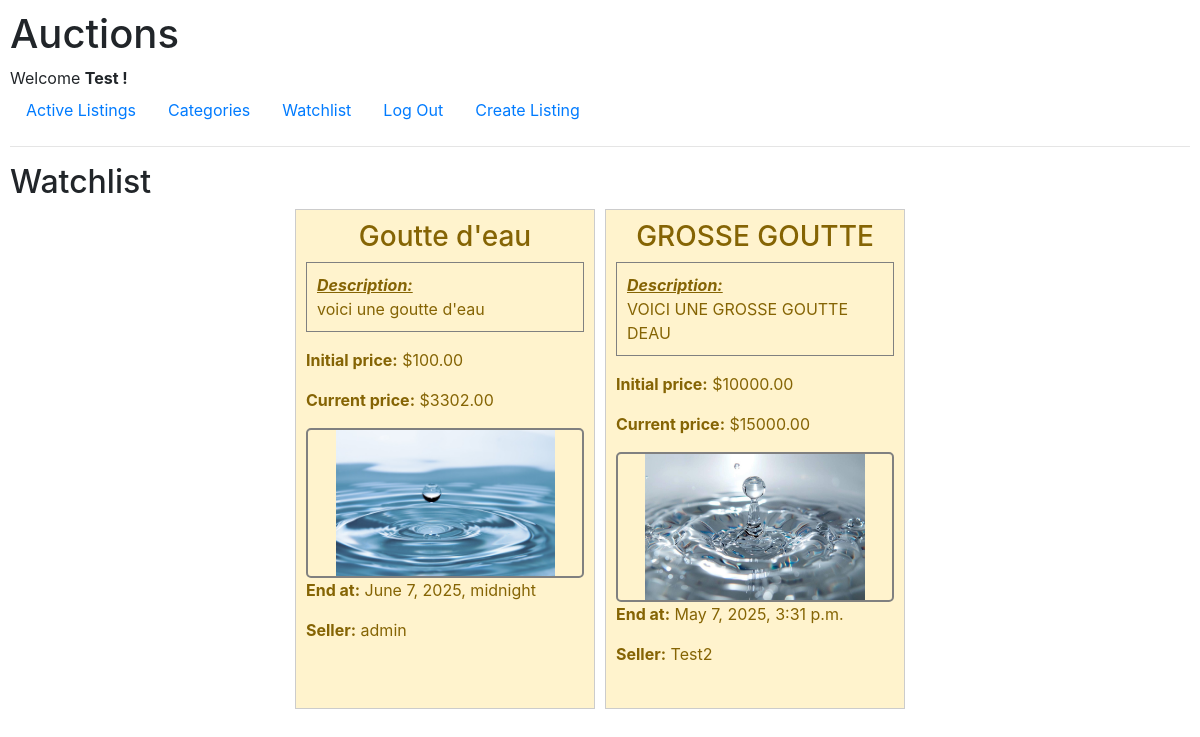
Screenshot of /watchlist (signed in) with the database file from the repository.
### auctions/models.py (models this page shows, shortened)
class User(AbstractUser):
    id = models.AutoField(primary_key=True)
    watchlist = models.ManyToManyField("Listing", blank=True, related_name="watchlisted_by")

class Listing(models.Model):
    id = models.AutoField(primary_key=True)
    owner_id = models.ForeignKey(User, on_delete=models.CASCADE, related_name="listings")
    name = models.CharField(max_length=64)
    description = models.TextField()
    initial_price = models.DecimalField(default=0,max_digits=10, decimal_places=2)
    picture_url = models.ImageField(upload_to='images/', null=True, blank=True)
    created_at = models.DateTimeField(auto_now_add=True)
    end_at = models.DateTimeField()
    bids_count = models.IntegerField(default=0)
    category = models.CharField(default="others", max_length=64)
    last_bid_id = models.ForeignKey("Bid", on_delete=models.SET_NULL, null=True, blank=True)
    is_active = models.BooleanField(default=True)
    winner_id = models.ForeignKey(User, on_delete=models.SET_NULL, null=True, blank=True)

class Bid(models.Model):
    id = models.AutoField(primary_key=True)
    listing_id = models.ForeignKey(Listing, on_delete=models.CASCADE, related_name="bids")
    user_id = models.ForeignKey(User, on_delete=models.CASCADE, related_name="bids")
    amount = models.DecimalField(max_digits=10, decimal_places=2, default=Decimal('0.00'))

### auctions/views.py (the view)
# urls.py: path("watchlist", views.watchlist, name="watchlist"),
def watchlist(request):
    watchlist = request.user.watchlist.all()
    return render(request, "auctions/watchlist.html", {
        "watchlist": watchlist
    })

### auctions/templates/auctions/watchlist.html
{% extends "auctions/layout.html" %}
{% block body %}
<h2>Watchlist</h2>
<div id="listings">
    {% for listing in watchlist %}
        {% if listing.is_active %}
            {% include "auctions/listing_component.html" with listing=listing %}
        {% endif %}
    {% endfor %}
</div>
{% endblock %}

### auctions/templates/auctions/layout.html (shortened to what this page needs)
{% load static %}
<!DOCTYPE html>
<html lang="en">
  <head>
    <link
      rel="stylesheet"
      href="https://stackpath.bootstrapcdn.com/bootstrap/4.4.1/css/bootstrap.min.css"
    />
    <link href="{% static 'auctions/styles.css' %}" rel="stylesheet" />
  </head>
  <body>
    <h1>Auctions</h1>
    <div>
      {% if user.is_authenticated %}
      Welcome <strong>{{ user.username }} !</strong>
      {% else %}
      Not signed in.
      {% endif %}
    </div>
    <ul class="nav">
      <li class="nav-item">
        <a class="nav-link" href="{% url 'index' %}">Active Listings</a>
      </li>
      <li class="nav-item">
        <a class="nav-link" href="{% url 'categories' %}">Categories</a>
      </li>
      {% if user.is_authenticated %}
      <li class="nav-item">
        <a class="nav-link" href="{% url 'watchlist' %}">Watchlist</a>
      </li>
      <li class="nav-item">
        <a class="nav-link" href="{% url 'logout' %}">Log Out</a>
      </li>
      <li class="nav-item">
        <a class="nav-link" href="{% url 'create_listing' %}">Create Listing</a>
      </li>
      {% endif %}
    </ul>
    <hr />
    {% block body %} {% endblock %}
  </body>
</html>

### auctions/templates/auctions/listing_component.html (shortened to what this page needs)
<a href="{% url 'listing' listing.id %}">
  <div class="listing {% if listing in user.watchlist.all %}alert-warning{% endif %}">
    <h3>{{ listing.name | default:"no name" | capfirst }}</h3>
    <p class="listing-description"> <em style="font-weight: bold; text-decoration: underline;">Description:</em> <br>{{ listing.description}}</p>
    <p><b>Initial price:</b> ${{ listing.initial_price }}</p>
    {% if listing.last_bid_id %}
    <p><b>Current price:</b> ${{ listing.last_bid_id.amount }}</p>
    {% else %}
    <p><b>Current price:</b> ${{ listing.initial_price }}</p>
    {% endif %}
    {% if listing.picture_url %}
        <img src='{{ listing.picture_url.url }}' alt="{{ listing.name }}">
    {% else %}
        {% load static %}
    {% endif %}
    <p><b>End at:</b> {{ listing.end_at }}</p>
    <p><b>Seller:</b> {{ listing.owner_id.username }}</p>
  </div>
</a>

### auctions/static/auctions/styles.css (style rules this page uses)
body { padding: 10px; height: 600px; }
#listings { display: flex; flex-wrap: wrap; gap: 10px; justify-content: center; }
#listings a { text-decoration: inherit; color: inherit; }
.listing { border: 1px solid #ccc; padding: 10px; margin-bottom: 10px; width: 300px; height: 500px; }
.listing h3 { text-align: center; }
.listing-description { border: 1px solid grey; padding: 10px; }
.listing img { width: 100%; height: 200px; max-height: 150px; border: 2px solid grey; object-fit: contain; border-radius: 5px; }

### rows the page displays
User: username "Test"
Listing: name "Goutte d'eau", description "voici une goutte d'eau", initial_price "100.00", last_bid_id.amount "3302.00", picture_url (picture), end_at "June 7, 2025, midnight", owner_id.username "admin"
Listing: name "GROSSE GOUTTE", description "VOICI UNE GROSSE GOUTTE DEAU", initial_price "10000.00", last_bid_id.amount "15000.00", picture_url (picture), end_at "May 7, 2025, 3:31 p.m.", owner_id.username "Test2"
